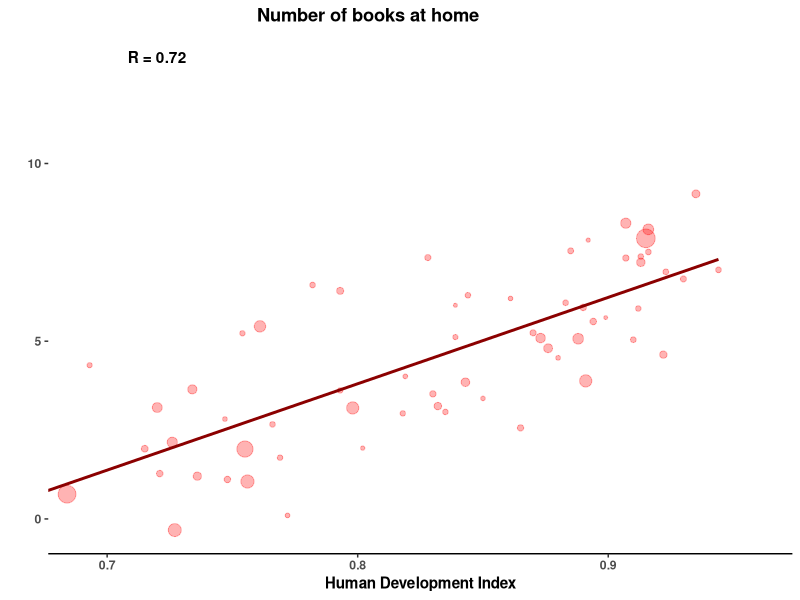
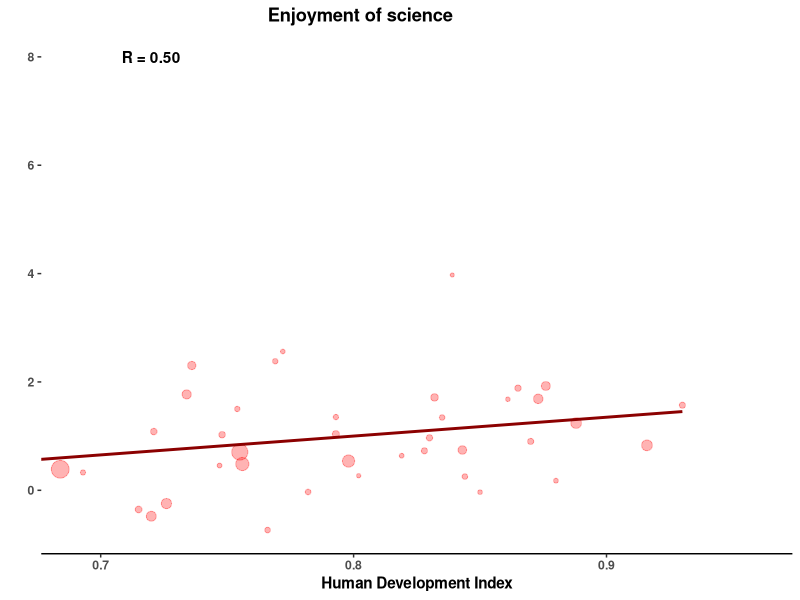
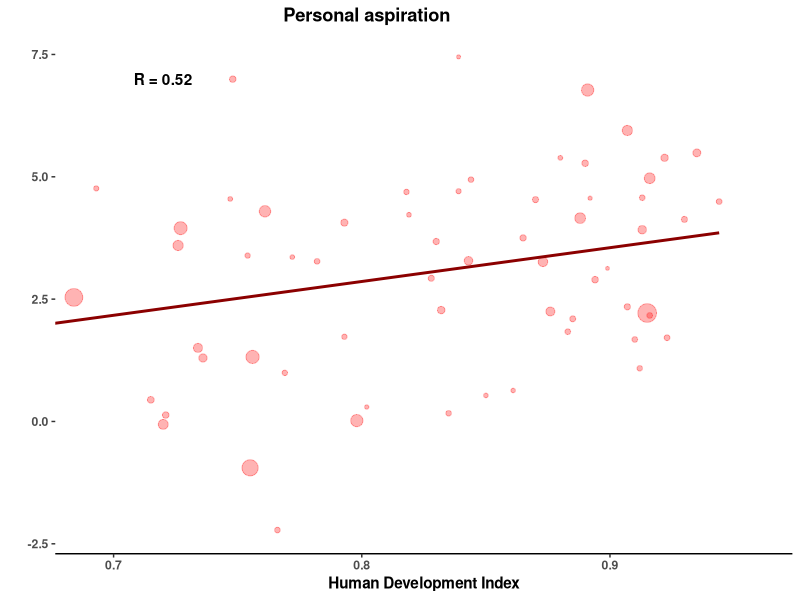
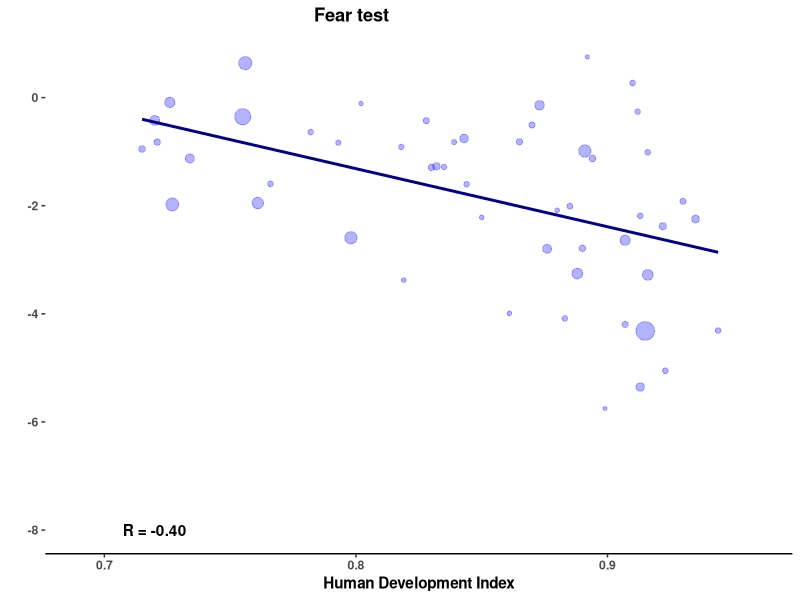
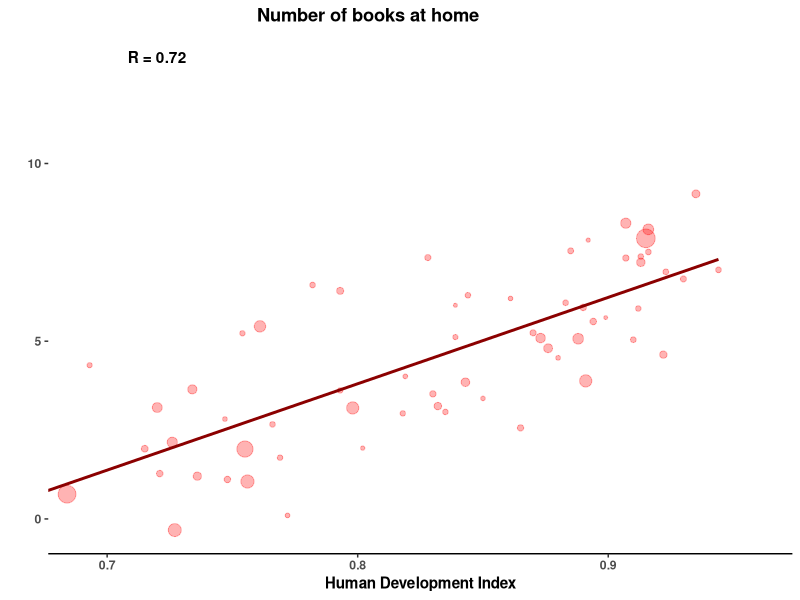
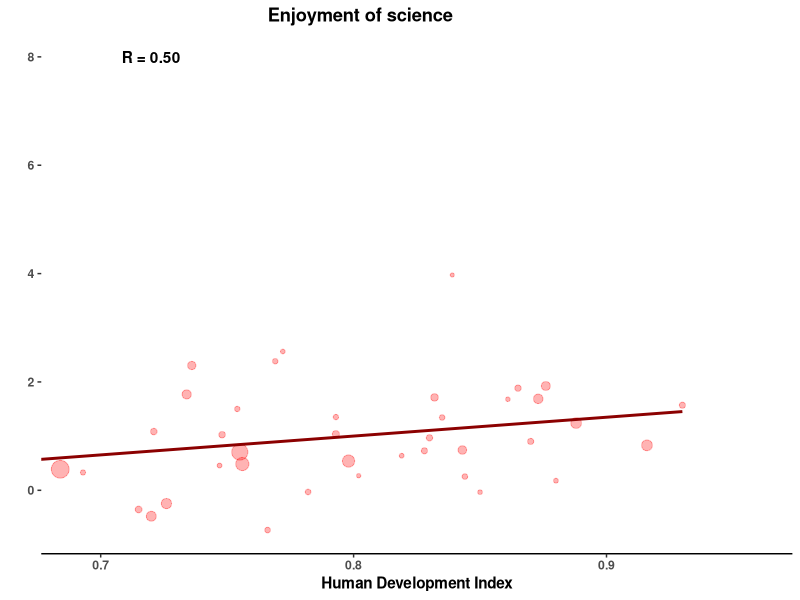
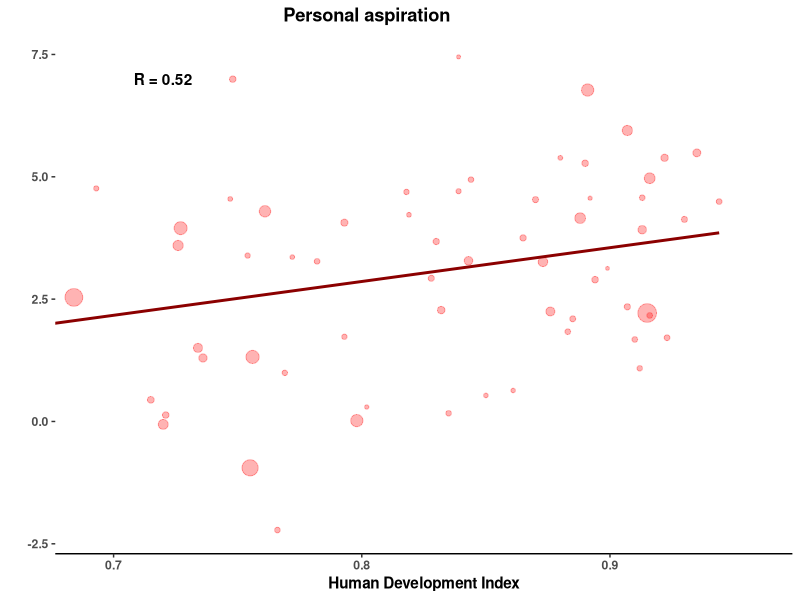
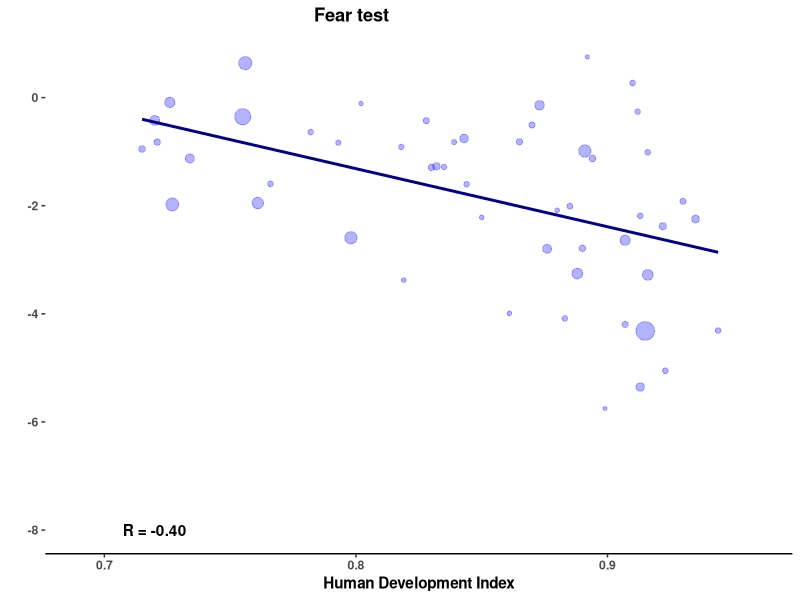

R code for these plots, in order: (Note: this script raises an error after producing the figures.)
library(tidyverse)
library(ggpubr)

Global_model <- read_csv('output/results_separate.csv')
weights <- read_csv('data/weights.csv')

tmp <- Global_model %>% 
  arrange(HDI) 

tmp <- tmp[sapply(tmp, function(x) {sum(!is.na(x)) >= 30})]

tmp %>% 
  select(CNTRYID, HDI, ST013Q01TA) %>%  #
  left_join(weights, by = 'CNTRYID') %>% 
  ggplot(aes(HDI, ST013Q01TA, na.rm = T)) +  #
  geom_point(aes(size = weight), alpha = 0.3, color = 'red') +
  geom_smooth(method = 'lm', se = FALSE, linetype = 1, color = 'darkred') +
  # stat_cor(aes(label = ..r.label..)) +
  annotate('text', x = 0.72, y = 13, label = 'R = 0.72', family = 'Helvetica', fontface = 'bold') +
  labs(x = 'Human Development Index', y = '', title = 'Number of books at home') +  #
  theme_bw() +
  theme(text = element_text(family = 'Helvetica', face = 'bold'),
        plot.title = element_text(hjust = 0.4),
        axis.line.x = element_line(colour = "black"),
        axis.line.y = element_blank(),
        legend.position = 'none',
        panel.grid.major = element_blank(),
        panel.grid.minor = element_blank(),
        panel.border = element_blank(),
        panel.background = element_blank()) +
  coord_cartesian(xlim = c(0.69, 0.96)) +
  scale_x_continuous(breaks = c(0.7, 0.8, 0.9))
ggsave('f1.pdf', device = 'pdf', path = 'visualization', width = 4, height = 4, units = 'in')

tmp %>% 
  select(CNTRYID, HDI, JOYSCIE) %>%  #
  left_join(weights, by = 'CNTRYID') %>% 
  ggplot(aes(HDI, JOYSCIE, na.rm = T)) +  #
  geom_point(aes(size = weight), alpha = 0.3, color = 'red') +
  geom_smooth(method = 'lm', se = FALSE, linetype = 1, color = 'darkred') +
  # stat_cor(aes(label = ..r.label..)) +
  annotate('text', x = 0.72, y = 8, label = 'R = 0.50', family = 'Helvetica', fontface = 'bold') +
  labs(x = 'Human Development Index', y = '', title = 'Enjoyment of science') +  #
  theme_bw() +
  theme(text = element_text(family = 'Helvetica', face = 'bold'),
        plot.title = element_text(hjust = 0.4),
        axis.line.x = element_line(colour = "black"),
        axis.line.y = element_blank(),
        legend.position = 'none',
        panel.grid.major = element_blank(),
        panel.grid.minor = element_blank(),
        panel.border = element_blank(),
        panel.background = element_blank()) +
  coord_cartesian(xlim = c(0.69, 0.96)) +
  scale_x_continuous(breaks = c(0.7, 0.8, 0.9))
ggsave('f2.pdf', device = 'pdf', path = 'visualization', width = 4, height = 4, units = 'in')

tmp %>% 
  select(CNTRYID, HDI, BSMJ) %>%  #
  left_join(weights, by = 'CNTRYID') %>% 
  ggplot(aes(HDI, BSMJ, na.rm = T)) +  #
  geom_point(aes(size = weight), alpha = 0.3, color = 'red') +
  geom_smooth(method = 'lm', se = FALSE, linetype = 1, color = 'darkred') +
  # stat_cor(aes(label = ..r.label..)) +
  annotate('text', x = 0.72, y = 7, label = 'R = 0.52', family = 'Helvetica', fontface = 'bold') +
  labs(x = 'Human Development Index', y = '', title = 'Personal aspiration') +  #
  theme_bw() +
  theme(text = element_text(family = 'Helvetica', face = 'bold'),
        plot.title = element_text(hjust = 0.4),
        axis.line.x = element_line(colour = "black"),
        axis.line.y = element_blank(),
        legend.position = 'none',
        panel.grid.major = element_blank(),
        panel.grid.minor = element_blank(),
        panel.border = element_blank(),
        panel.background = element_blank()) +
  coord_cartesian(xlim = c(0.69, 0.96)) +
  scale_x_continuous(breaks = c(0.7, 0.8, 0.9))
ggsave('f3.pdf', device = 'pdf', path = 'visualization', width = 4, height = 4, units = 'in')

tmp %>% 
  select(CNTRYID, HDI, ST118Q01NA) %>%  #
  left_join(weights, by = 'CNTRYID') %>% 
  ggplot(aes(HDI, ST118Q01NA, na.rm = T)) +  #
  geom_point(aes(size = weight), alpha = 0.3, color = 'blue') +
  geom_smooth(method = 'lm', se = FALSE, linetype = 1, color = 'darkblue') +
  # stat_cor(aes(label = ..r.label..)) +
  annotate('text', x = 0.72, y = -8, label = 'R = -0.40', family = 'Helvetica', fontface = 'bold') +
  labs(x = 'Human Development Index', y = '', title = 'Fear test') +  #
  theme_bw() +
  theme(text = element_text(family = 'Helvetica', face = 'bold'),
        plot.title = element_text(hjust = 0.4),
        axis.line.x = element_line(colour = "black"),
        axis.line.y = element_blank(),
        legend.position = 'none',
        panel.grid.major = element_blank(),
        panel.grid.minor = element_blank(),
        panel.border = element_blank(),
        panel.background = element_blank()) +
  coord_cartesian(xlim = c(0.69, 0.96)) +
  scale_x_continuous(breaks = c(0.7, 0.8, 0.9))
ggsave('f4.pdf', device = 'pdf', path = 'visualization', width = 4, height = 4, units = 'in')

tmp %>% 
  select(CNTRYID, HDI, OCOD1.9) %>%  #
  left_join(weights, by = 'CNTRYID') %>% 
  ggplot(aes(HDI, OCOD1.9, na.rm = T)) +  #
  geom_point(aes(size = weight), alpha = 0.3, color = 'blue') +
  geom_smooth(method = 'lm', se = FALSE, linetype = 1, color = 'darkblue') +
  # stat_cor(aes(label = ..r.label..)) +
  annotate('text', x = 0.72, y = -0.5, label = 'R = -0.27', family = 'Helvetica', fontface = 'bold') +
  labs(x = 'Human Development Index', y = '', title = 'Mom holding a lower-level\n service job or jobless') +  #
  theme_bw() +
  theme(text = element_text(family = 'Helvetica', face = 'bold'),
        plot.title = element_text(hjust = 0.4),
        axis.line.x = element_line(colour = "black"),
        axis.line.y = element_blank(),
        legend.position = 'none',
        panel.grid.major = element_blank(),
        panel.grid.minor = element_blank(),
        panel.border = element_blank(),
        panel.background = element_blank()) +
  coord_cartesian(xlim = c(0.69, 0.96)) +
  scale_x_continuous(breaks = c(0.7, 0.8, 0.9))
ggsave('f5.pdf', device = 'pdf', path = 'visualization', width = 4, height = 4, units = 'in')

tmp %>% 
  select(CNTRYID, HDI, OCOD2.9) %>%  #
  left_join(weights, by = 'CNTRYID') %>% 
  ggplot(aes(HDI, OCOD2.9, na.rm = T)) +  #
  geom_point(aes(size = weight), alpha = 0.3, color = 'blue') +
  geom_smooth(method = 'lm', se = FALSE, linetype = 1, color = 'darkblue') +
  # stat_cor(aes(label = ..r.label..)) +
  annotate('text', x = 0.72, y = 0.5, label = 'R = -0.32', family = 'Helvetica', fontface = 'bold') +
  labs(x = 'Human Development Index', y = '', title = 'Dad holding a lower-level\n service job or jobless') +  #
  theme_bw() +
  theme(text = element_text(family = 'Helvetica', face = 'bold'),
        plot.title = element_text(hjust = 0.4),
        axis.line.x = element_line(colour = "black"),
        axis.line.y = element_blank(),
        legend.position = 'none',
        panel.grid.major = element_blank(),
        panel.grid.minor = element_blank(),
        panel.border = element_blank(),
        panel.background = element_blank()) +
  coord_cartesian(xlim = c(0.69, 0.96)) +
  scale_x_continuous(breaks = c(0.7, 0.8, 0.9))
ggsave('f6.pdf', device = 'pdf', path = 'visualization', width = 4, height = 4, units = 'in')

tmp %>% 
  select(CNTRYID, HDI, DISCLISCI) %>%  #
  left_join(weights, by = 'CNTRYID') %>% 
  ggplot(aes(HDI, DISCLISCI, na.rm = T)) +  #
  geom_point(aes(size = weight), alpha = 0.3, color = 'grey60') +
  geom_smooth(method = 'lm', se = FALSE, linetype = 1, color = 'grey40') +
  # stat_cor(aes(label = ..r.label..)) +
  annotate('text', x = 0.72, y = 4, label = 'R = -0.043', family = 'Helvetica', fontface = 'bold') +
  labs(x = 'Human Development Index', y = '', title = 'Classroom discipline') +  #
  theme_bw() +
  theme(text = element_text(family = 'Helvetica', face = 'bold'),
        plot.title = element_text(hjust = 0.4),
        axis.line.x = element_line(colour = "black"),
        axis.line.y = element_blank(),
        legend.position = 'none',
        panel.grid.major = element_blank(),
        panel.grid.minor = element_blank(),
        panel.border = element_blank(),
        panel.background = element_blank()) +
  coord_cartesian(xlim = c(0.69, 0.96)) +
  scale_x_continuous(breaks = c(0.7, 0.8, 0.9))
ggsave('f7.pdf', device = 'pdf', path = 'visualization', width = 4, height = 4, units = 'in')

tmp %>% 
  select(CNTRYID, HDI, ST078Q03NA.2) %>%  #
  left_join(weights, by = 'CNTRYID') %>% 
  ggplot(aes(HDI, ST078Q03NA.2, na.rm = T)) +  #
  geom_point(aes(size = weight), alpha = 0.3, color = 'grey60') +
  geom_smooth(method = 'lm', se = FALSE, linetype = 1, color = 'grey40') +
  # stat_cor(aes(label = ..r.label..)) +
  annotate('text', x = 0.72, y = 2.5, label = 'R = 0.064', family = 'Helvetica', fontface = 'bold') +
  labs(x = 'Human Development Index', y = '', title = 'Watch TV after school') +  #
  theme_bw() +
  theme(text = element_text(family = 'Helvetica', face = 'bold'),
        plot.title = element_text(hjust = 0.4),
        axis.line.x = element_line(colour = "black"),
        axis.line.y = element_blank(),
        legend.position = 'none',
        panel.grid.major = element_blank(),
        panel.grid.minor = element_blank(),
        panel.border = element_blank(),
        panel.background = element_blank()) +
  coord_cartesian(xlim = c(0.69, 0.96)) +
  scale_x_continuous(breaks = c(0.7, 0.8, 0.9))
ggsave('f8.pdf', device = 'pdf', path = 'visualization', width = 4, height = 4, units = 'in')

tmp %>% 
  select(CNTRYID, HDI, EPIST) %>%  #
  left_join(weights, by = 'CNTRYID') %>% 
  ggplot(aes(HDI, EPIST, na.rm = T)) +  #
  geom_point(aes(size = weight), alpha = 0.3, color = 'grey60') +
  geom_smooth(method = 'lm', se = FALSE, linetype = 1, color = 'grey40') +
  # stat_cor(aes(label = ..r.label..)) +
  annotate('text', x = 0.72, y = 11, label = 'R = 0.071', family = 'Helvetica', fontface = 'bold') +
  labs(x = 'Human Development Index', y = '', title = 'Scientific beliefs') +  #
  theme_bw() +
  theme(text = element_text(family = 'Helvetica', face = 'bold'),
        plot.title = element_text(hjust = 0.4),
        axis.line.x = element_line(colour = "black"),
        axis.line.y = element_blank(),
        legend.position = 'none',
        panel.grid.major = element_blank(),
        panel.grid.minor = element_blank(),
        panel.border = element_blank(),
        panel.background = element_blank()) +
  coord_cartesian(xlim = c(0.69, 0.96)) +
  scale_x_continuous(breaks = c(0.7, 0.8, 0.9))
ggsave('f9.pdf', device = 'pdf', path = 'visualization', width = 4, height = 4, units = 'in')

tmp %>% 
  select(CNTRYID, HDI, ST004D01T.2) %>%  #
  left_join(weights, by = 'CNTRYID') %>% 
  ggplot(aes(HDI, ST004D01T.2, na.rm = T)) +  #
  geom_point(aes(size = weight), alpha = 0.3, color = 'orange') +
  geom_smooth(method = 'lm', se = FALSE, linetype = 1, color = 'darkorange2') +
  # stat_cor(aes(label = ..r.label..)) +
  annotate('text', x = 0.72, y = 11, label = 'R = -0.28', family = 'Helvetica', fontface = 'bold') +
  labs(x = 'Human Development Index', y = '', title = 'Gender (boy)') +  #
  theme_bw() +
  theme(text = element_text(family = 'Helvetica', face = 'bold'),
        plot.title = element_text(hjust = 0.4),
        axis.line.x = element_line(colour = "black"),
        axis.line.y = element_blank(),
        legend.position = 'none',
        panel.grid.major = element_blank(),
        panel.grid.minor = element_blank(),
        panel.border = element_blank(),
        panel.background = element_blank()) +
  coord_cartesian(xlim = c(0.69, 0.96)) +
  scale_x_continuous(breaks = c(0.7, 0.8, 0.9))
ggsave('f10.pdf', device = 'pdf', path = 'visualization', width = 4, height = 4, units = 'in')

tmp %>% 
  select(CNTRYID, HDI, OCOD1.4) %>%  #
  left_join(weights, by = 'CNTRYID') %>% 
  ggplot(aes(HDI, OCOD1.4, na.rm = T)) +  #
  geom_point(aes(size = weight), alpha = 0.3, color = 'orange') +
  geom_smooth(method = 'lm', se = FALSE, linetype = 1, color = 'darkorange2') +
  # stat_cor(aes(label = ..r.label..)) +
  annotate('text', x = 0.72, y = 15, label = 'R = -0.32', family = 'Helvetica', fontface = 'bold') +
  labs(x = 'Human Development Index', y = '', title = 'Mom holding a clerical support job') +  #
  theme_bw() +
  theme(text = element_text(family = 'Helvetica', face = 'bold'),
        plot.title = element_text(hjust = 0.4),
        axis.line.x = element_line(colour = "black"),
        axis.line.y = element_blank(),
        legend.position = 'none',
        panel.grid.major = element_blank(),
        panel.grid.minor = element_blank(),
        panel.border = element_blank(),
        panel.background = element_blank()) +
  coord_cartesian(xlim = c(0.69, 0.96)) +
  scale_x_continuous(breaks = c(0.7, 0.8, 0.9))
ggsave('f11.pdf', device = 'pdf', path = 'visualization', width = 4, height = 4, units = 'in')

tmp %>% 
  select(CNTRYID, HDI, ST078Q01NA.1) %>%  #
  left_join(weights, by = 'CNTRYID') %>% 
  ggplot(aes(HDI, ST078Q01NA.1, na.rm = T)) +  #
  geom_point(aes(size = weight), alpha = 0.3, color = 'orange') +
  geom_smooth(method = 'lm', se = FALSE, linetype = 1, color = 'darkorange2') +
  # stat_cor(aes(label = ..r.label..)) +
  annotate('text', x = 0.72, y = -6, label = 'R = -0.41', family = 'Helvetica', fontface = 'bold') +
  labs(x = 'Human Development Index', y = '', title = 'Eat dinner') +  #
  theme_bw() +
  theme(text = element_text(family = 'Helvetica', face = 'bold'),
        plot.title = element_text(hjust = 0.4),
        axis.line.x = element_line(colour = "black"),
        axis.line.y = element_blank(),
        legend.position = 'none',
        panel.grid.major = element_blank(),
        panel.grid.minor = element_blank(),
        panel.border = element_blank(),
        panel.background = element_blank()) +
  coord_cartesian(xlim = c(0.69, 0.96)) +
  scale_x_continuous(breaks = c(0.7, 0.8, 0.9))
ggsave('f12.pdf', device = 'pdf', path = 'visualization', width = 4, height = 4, units = 'in')
